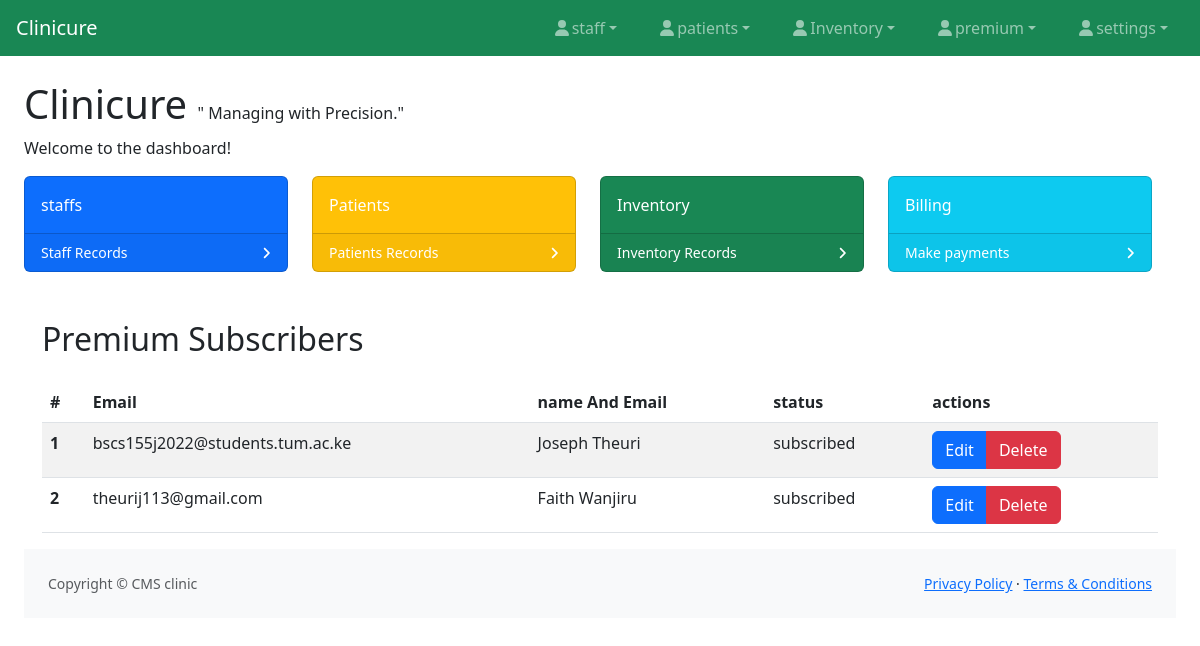
The page /premium/subsribers/ on the database as committed earlier.
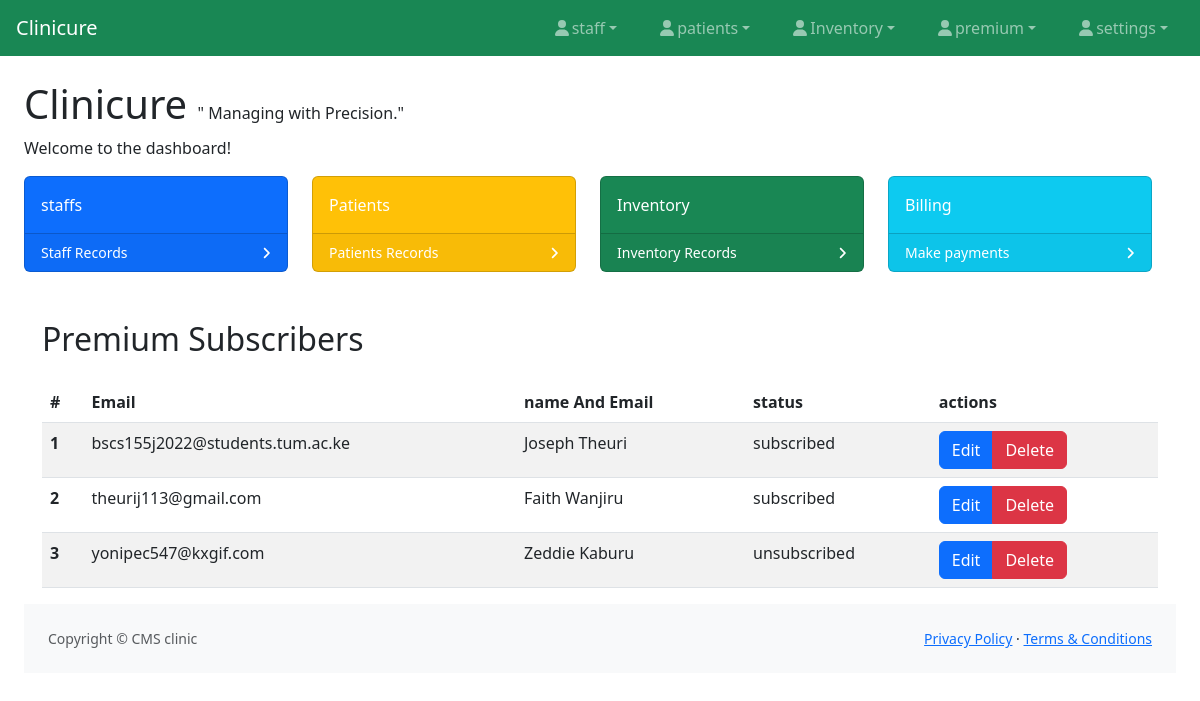
The same page on the database as committed later.
### premium/models.py (models this page shows, shortened)
class PremiumSubscription(models.Model):
    patient_status = [
        ('subscribed', 'subscribed'),
        ('unsubscribed', 'unsubscribed')
    ]
    patient = models.ForeignKey(patients, on_delete=models.CASCADE)
    subscribed_at = models.DateTimeField(auto_now_add=True)
    email = models.EmailField(blank=True, null=True)
    status = models.CharField(max_length=20, choices=patient_status, default='subscribed')
    age= models.IntegerField

### patients/models.py (models this page shows)
class patients(models.Model):
    GENDER_CHOICES = [
        ('M', 'Male'),
        ('F', 'Female'),
        ('O', 'Other'),
    ]
    date_added = models.DateField(auto_now=True)
    staffs = models.ForeignKey(staffs, on_delete=models.CASCADE, null=True)
    first_name = models.CharField(max_length=100)
    last_name = models.CharField(max_length=100)
    date_of_birth = models.DateField()
    gender = models.CharField(max_length=1, choices=GENDER_CHOICES)
    email = models.EmailField(blank=True, null=True)
    phone_number = models.CharField(max_length=15, blank=True, null=True)
    address = models.TextField(blank=True, null=True)
    def __str__(self):
        return f"{self.first_name} {self.last_name}"

### premium/views.py (the view)
# urls.py: path('subsribers/', views.premium_users, name="subscribers"),
def premium_users(request):
    view = PremiumSubscription.objects.all()
    return render(request, 'subscribers.html', {'subscriber': view})

### premium/templates/subscribers.html (shortened to what this page needs)
{% extends 'base.html' %}
{% block body %}
    <div class="container mt-4">
        <h2 class="mb-4">Premium Subscribers</h2>
        <table class="table table-striped">
            <thead class="thead-dark">
                <tr>
                    <th scope="col">#</th>
                    <th scope="col">Email</th>
                    <th> name And Email</th>
                    <th>status</th>
                    <th>actions</th>
                </tr>
            </thead>
            <tbody>
                {% for y in subscriber %}
                    <tr>
                        <th scope="row">{{ forloop.counter }}</th>
                        <td>{{ y.email }}</td>
                        <td>{{ y.patient }}</td>
                        <td>{{ y.status }}</td>
                        <td>
                             <div class="btn-group" role="group">
                                 <a href="{% url 'premium:update_subscription' y.id %}" class="btn btn-primary">Edit</a>
                                <a href="{% url 'premium:delete_subscription' y.id %}" class="btn btn-danger">Delete</a>
                            </div>
                        </td>
                    </tr>
                {% endfor %}
            </tbody>
        </table>
    </div>
{% endblock %}

Rows that differ between the two databases and show on the page:
added PremiumSubscription: email "yonipec547@kxgif.com", patient "Zeddie Kaburu", status "unsubscribed"
